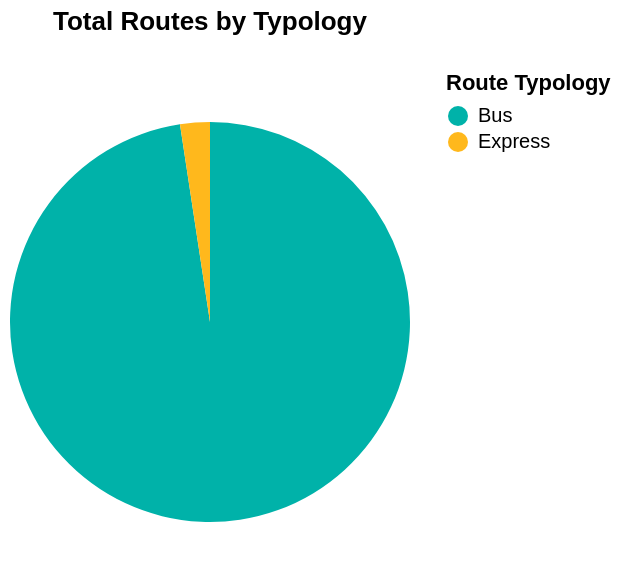

Write notebook code for a chart like this one.
### Code cell
try:
    display(utils.create_route_typology(one_month_schedule_rt_route_direction_summary_df))
except:
    display(Markdown(f"""{analysis_name} doesn't have information on route typologies."""))

### Figure 1 — Vega-Lite specification as saved in the notebook (floating-point values rounded to 4 significant figures)
{"config": {"view": {"continuousWidth": 300, "continuousHeight": 300}}, "data": {"name": "data-78bb29ba3efc6388e9b997f25fbb7cc2"}, "mark": {"type": "arc"}, "encoding": {"color": {"field": "Route Typology", "scale": {"range": ["#00b2a9", "#ffb81c", "#b1e4e3", "#d9d9d6", "#4b4f54", "#d86018"]}, "title": "Route Typology", "type": "nominal"}, "theta": {"field": "Total Routes", "type": "quantitative"}, "tooltip": [{"field": "Route Typology", "type": "nominal"}, {"field": "Total Routes", "type": "quantitative"}]}, "height": 250, "title": {"text": ["Total Routes by Typology"], "subtitle": [""]}, "width": 200, "$schema": "https://vega.github.io/schema/vega-lite/v6.4.1.json", "datasets": {"data-78bb29ba3efc6388e9b997f25fbb7cc2": [{"Route Typology": "Bus", "Total Routes": 122}, {"Route Typology": "Express", "Total Routes": 3}]}}
